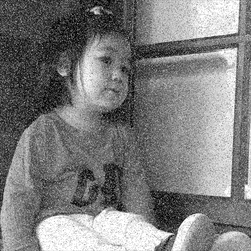
%> input picture frequency domain processing/Kid2 degraded.tiff, 251 x 251 px, shrunk from 800 x 800 before the run
$ octave frequency_domain_processing.m   (GNU Octave 9; MATLAB toolbox functions it lacks are replaced by stand-ins)
%> lines starting %> are read from the running program, lines starting %| are printed output that depends on the picture; in (x1, y1, x2, y2) boxes, pixels count from 0 and x2, y2 are one past the last pixel; in counts of white or black regions, pixels touching at a corner belong together; the program's own positions count from 1
%% Clear the environment and the command line
clc;
close all;
clear;

%% read image
kid_img = imread('Kid2 degraded.tiff');
%> kid_img is the input picture: size 251x251 uint8; min 0, max 255, mean 125.6
[m,n] = size(kid_img);
%> m = 251; n = 251

%% denoise by alpha-trimmed mean filter
size = 5;
alpha = 16;

% expand original image using symmetry method
r = floor(size/2);
kid_img_ex = zeros(m + 2*r, n + 2*r);
kid_img_ex(r+1:end-r ,r+1:end-r) = kid_img(:,:);
for i = 1:2
    kid_img_ex(i,r+1:end-r) = kid_img(r-i+1,:);
    kid_img_ex(r+1:end-r,i) = kid_img(:,r-i+1);
    kid_img_ex(end-r+i,r+1:end-r) = kid_img(end-i+1,:);
    kid_img_ex(r+1:end-r,end-r+i) = kid_img(:,end-i+1);
end
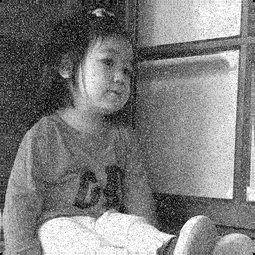
%> kid_img_ex: size 255x255 double; min 0, max 255, mean 125.8

% apply alpha-trimmed mean filter
kid_img_denoise = zeros(m,n);
for i = r+1 : r+m
    for j = r+1 : r+n
        tmp = kid_img_ex(i-r : i+r, j-r : j+r);
        tmp = reshape(tmp,[1,size*size]);
        tmp = sort(tmp);
        tmp = tmp(alpha/2+1:end-alpha/2);
        kid_img_denoise(i-r, j-r) = sum(tmp)/(size^2-alpha);
    end
end
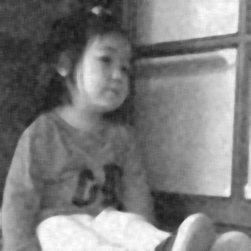
%> kid_img_denoise: size 251x251 double; min 23.56, max 254.2, mean 125.6

kid_img_denoise = uint8(kid_img_denoise);
%> kid_img_denoise: size 251x251 uint8
%% inverse filyering
%set Inverse Gaussian LPF
IGLPF = zeros(2*m,2*n);
kid_img2 = zeros(2*m,2*n);
D0 = 100;
for i = 1:2*m
    for j = 1:2*n
        d = (i-m).^2+(j-n).^2;
        IGLPF(i,j) = exp(d/2/D0/D0);
        if(i<=m && j<=n)
            kid_img2(i,j) = kid_img_denoise(i,j);
        end
    end
end
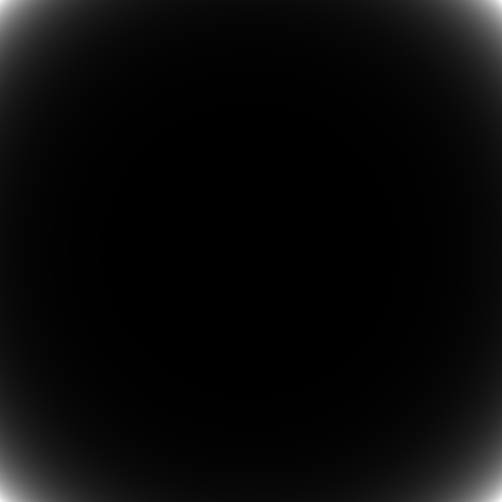
%> IGLPF: size 502x502 double; min 1, max 544.6, mean 21.6; drawn with min black and max white
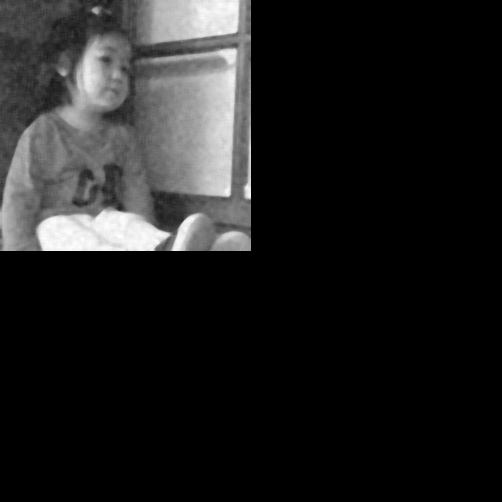
%> kid_img2: size 502x502 double; min 0, max 254, mean 31.4

% centering processing, multiply(-1)^(x+y)
for i = 1:2*m
    for j = 1:2*n
        kid_img2(i,j) = kid_img2(i,j)*((-1)^(i+j-2));
    end
end
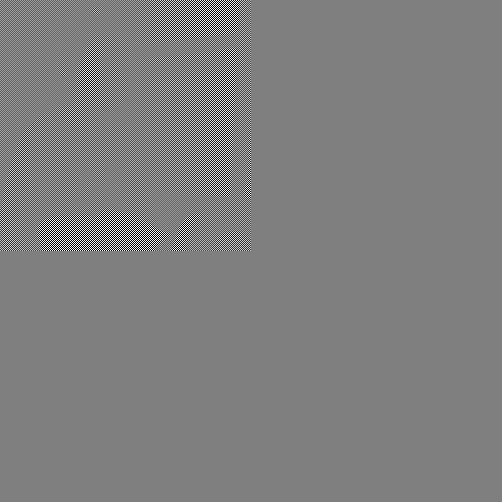
%> kid_img2: size 502x502 double; 12.5% of pixels changed, all inside (x1, y1, x2, y2) = (0, 0, 251, 251); drawn with min black and max white

%set Butterworth LPF
BLPF = zeros(2*m,2*n);
Beta_b = 0.414;
n_b = 10;
D0_b = 100;
for i = 1:2*m
    for j = 1:2*n
        d = (i-m).^2+(j-n).^2;
        BLPF(i,j) = 1/(1+Beta_b*(d/D0_b/D0_b)^n_b);
    end
end
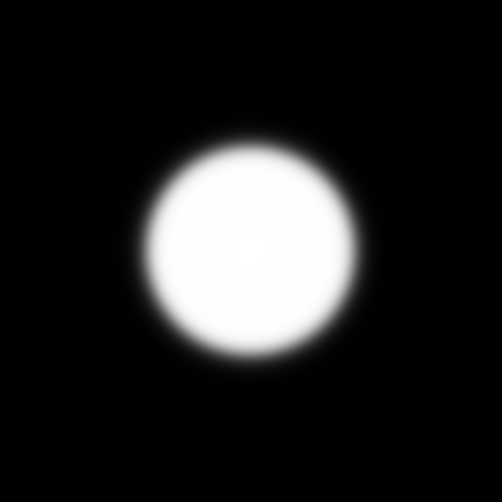
%> BLPF: size 502x502 double; min 2.39e-11, max 1, mean 0.138

% apply inverse filter
kid_inverse_img = real(ifft2(fft2(kid_img2).*IGLPF.*BLPF));

% crop M*N image
kid_final_img = zeros(m,n);
for i = 1:m
    for j = 1:n
        kid_final_img(i,j) = kid_inverse_img(i,j)*((-1)^(i+j-2));
    end
end
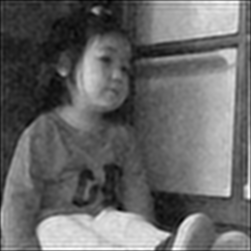
%> kid_final_img: size 251x251 double; min 15.21, max 286.1, mean 125.5; drawn with min black and max white

%% output

figure(1);
imshow(kid_img,[]);

figure(2);
imshow(kid_img_denoise,[]);
% fig= gcf;
% exportgraphics(fig,'kid 100.png','Resolution',200);

figure(3);
imshow(kid_final_img,[]);
fig= gcf;
exportgraphics(fig,'kid 100.png','Resolution',200);
